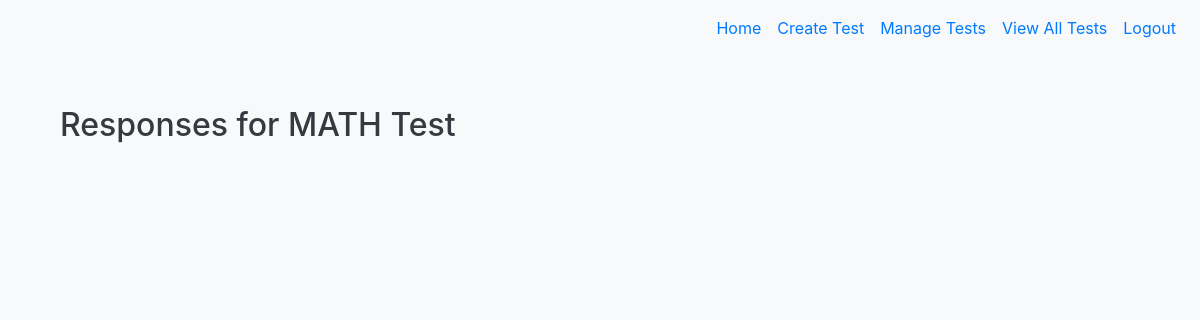
The page /test/1/responses (signed in) on the database as committed earlier.
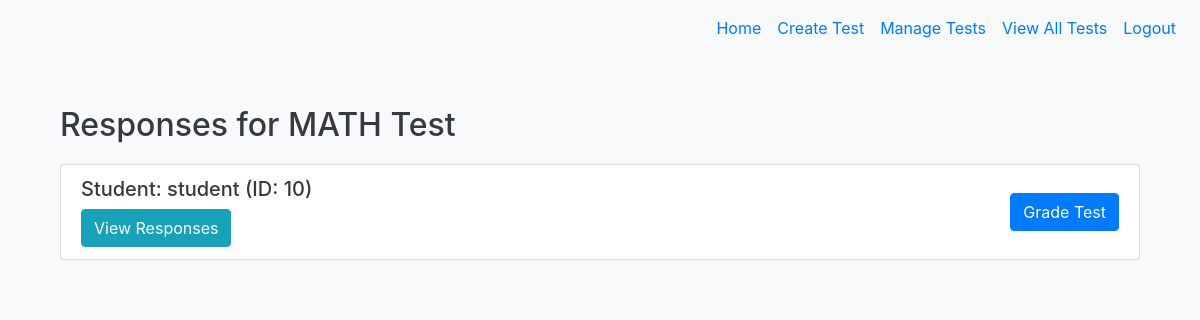
The same page on the database as committed later.
### tables this page shows
CREATE TABLE User (
    id INTEGER PRIMARY KEY AUTOINCREMENT,
    username TEXT NOT NULL UNIQUE,
    password TEXT NOT NULL,
    role TEXT NOT NULL  -- 'student' or 'teacher'
);

### app.py (the view)
@app.route('/test/<int:test_id>/responses')
@login_required
def view_test_responses(test_id):
    if current_user.role != 'teacher':
        flash('Only teachers can view test responses.', 'danger')
        return redirect(url_for('home'))
    test = db.execute("SELECT * FROM Test WHERE id = ?", test_id)[0]
    students = db.execute("SELECT DISTINCT Answer.student_id, User.username FROM Answer LEFT JOIN User ON Answer.student_id = User.id WHERE Answer.test_id = ?", test_id)
    for student in students:
        responses = db.execute("SELECT Answer.question_id, Answer.answer_text FROM Answer WHERE Answer.student_id = ? AND Answer.test_id = ?", student["student_id"], test_id)
        student["responses"] = responses
    return render_template('view_test_responses.html', test=test, students=students)

### app.py (called while the page is built)
@login_manager.user_loader
def load_user(user_id):
    user = db.execute("SELECT * FROM User WHERE id = ?", user_id)
    if user:
        return User(id=user[0]['id'], username=user[0]['username'], password=user[0]['password'], role=user[0]['role'])
    return None

### templates/view_test_responses.html
{% extends "base.html" %}
{% block content %}
<div class="container mt-4">
    <h2>Responses for {{ test.test_name }}</h2>
    <ul class="list-group">
        {% for student in students %}
        <li class="list-group-item">
            <div class="d-flex justify-content-between align-items-center">
                <div>
                    <h5>Student: {{ student.username }} (ID: {{ student.student_id }})</h5>
                    <a href="{{ url_for('view_individual_response', test_id=test.id, student_id=student.student_id) }}" class="btn btn-info">
                        View Responses
                    </a>
                </div>
                <div>
                    <a href="{{ url_for('grade_individual_test', test_id=test.id, student_id=student.student_id) }}" class="btn btn-primary">Grade Test</a>
                </div>
            </div>
        </li>
        {% endfor %}
    </ul>
</div>
{% endblock %}

Rows that differ between the two databases and show on the page:
added User: username "student", student_id "10"
